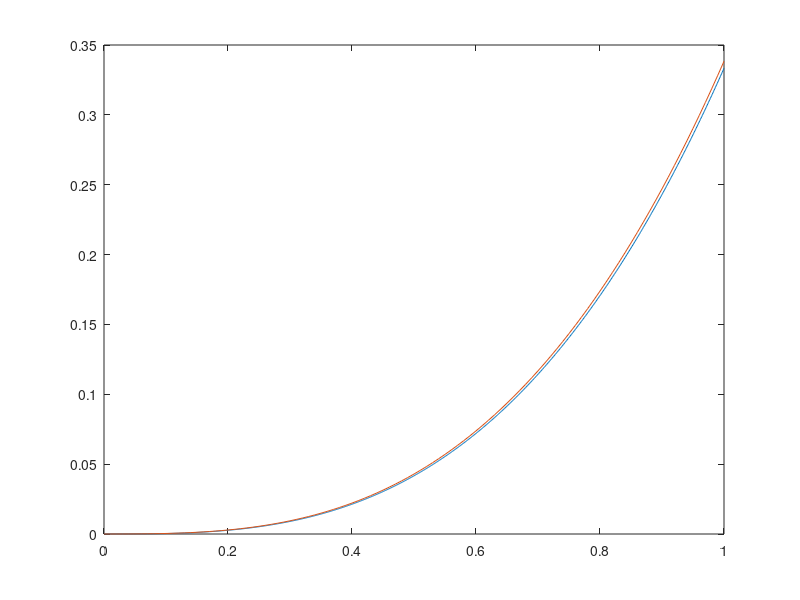

Source code (MATLAB):
%%%%%%%%%%%%%%%%%%%%%%%%%%%%%%%%%%%%%%%
%    Here we are solving simple ODE   %                                       
%              y'(x)=f(x)             %   
%              y'(0)=const            %       
%        with initial condition       %
%                                     % 
%%%%%%%%%%%%%%%%%%%%%%%%%%%%%%%%%%%%%%%  
% Written by Ali Hagverdiyev

clc; clear all; close all;

                                         

N=100;  % Number of points

h=1/N;  % Numerical Step

x=[0:h:1]; % Points on x-axis

xx=[0:0.001:1]

f=@(x) x.^2; % Function on the right hand side of y'

y_exact=@(x) x.^3/3; % Here we just compute by hand our exact solution just to compare

y_old=0;

y(1)=0;  % Here we assign our initial condition y(0)=const in particular for our code we have y(0)=0

for i=1:N

y_new=y_old+ h*(i*h)^2;

y_old=y_new;

y(i+1)=y_new;

end



plot(xx,y_exact(xx)); % Plot exact solution 'Blue' Plot

hold on

plot(x,y);   % plot numerical solution 'Red' Plot

% My second commit bbbbb